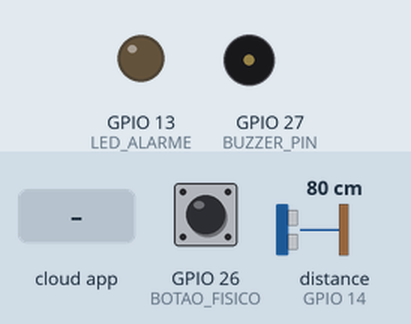
Recording of a sketch running on a simulated ESP32. Parts: output pins drawn as LEDs (lit = HIGH), buzzer (waves = sounding, pin HIGH). The inputs (shaded band) are chosen by the test bench; at power-on: distance to the obstacle (sensor on GPIO 14) 80 cm, GPIO 26 (BOTAO_FISICO) LOW. The echo pulse lasts 58.3 µs per cm; what the sketch prints to the serial monitor is not drawn.

Above: at 3.7 s.
3.8 s: the phone or cloud app sets botaoalarme to true
7.2 s: distance to the obstacle (sensor on GPIO 14) set to 16 cm
10.0 s: distance to the obstacle (sensor on GPIO 14) set to 12 cm
At 12.3 s:
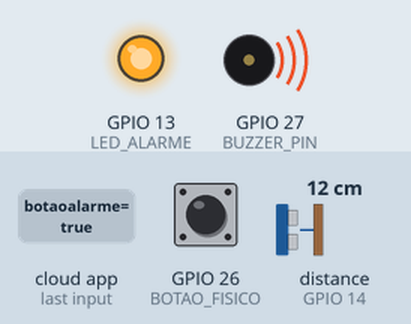
13.4 s: GPIO 26 (BOTAO_FISICO) pulled HIGH for 1.7 s
At 16.2 s:
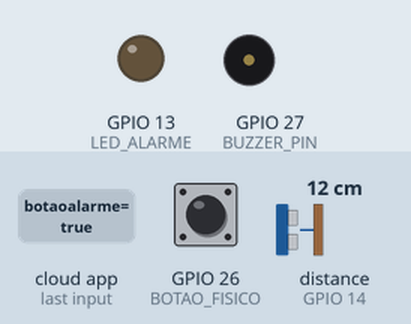
16.8 s: GPIO 26 (BOTAO_FISICO) pulled HIGH for 1.7 s
At 19.9 s:
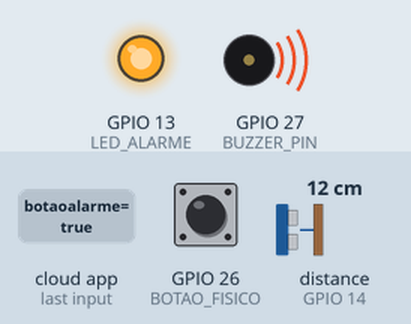
20.2 s: GPIO 26 (BOTAO_FISICO) pulled HIGH for 3.2 s
At 22.7 s:
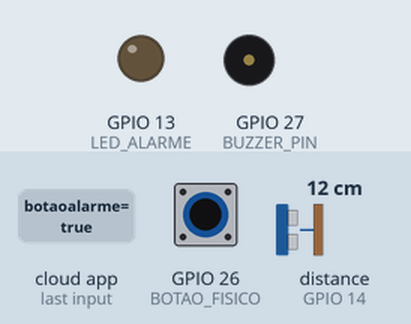
Timing chart, 0 to 24.2 s (numbered marks = the images above; inputs shaded):
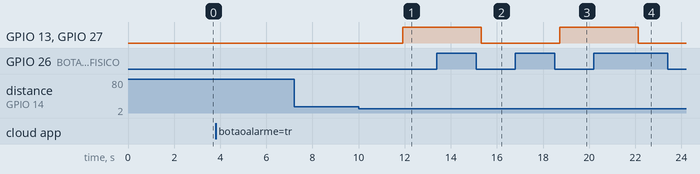

The sketch:

alarmeesp32.ino
```cpp
#include "AdafruitIO_WiFi.h"
#include "NewPing.h"

#define BUZZER_PIN 27
#define LED_ALARME 13
#define BOTAO_FISICO 26
#define TRIG_PIN 12
#define ECHO_PIN 14

//Configuação do ultrassonico
#define MAX_DISTANCE 100
NewPing sonar(TRIG_PIN, ECHO_PIN, MAX_DISTANCE);

// Configurações Wifi e Adafruit
#define IO_USERNAME "..."
#define IO_KEY "..."

#define WIFI_SSID "..."
#define WIFI_PASS "..."

AdafruitIO_WiFi io(IO_USERNAME, IO_KEY, WIFI_SSID, WIFI_PASS);

//Definição dos Feeds
AdafruitIO_Feed *botaoalarme = io.feed("botaoalarme");
AdafruitIO_Feed *distanciaultrassom = io.feed("distanciaultrassom");

// Variáveis de controle
bool alarmeAtivo = false;
unsigned int distancia = 0;
const int LIMITE_DISTANCIA = 15;

void setup() {
  pinMode(BUZZER_PIN, OUTPUT);
  pinMode(LED_ALARME, OUTPUT);
  pinMode(BOTAO_FISICO, INPUT);

  Serial.begin(115200);

  while (!Serial)
    ;

  io.connect();

  while (io.status() < AIO_CONNECTED) {
    Serial.print(".");
    delay(500);
  }

  Serial.println("");
  Serial.println("Adafruit Conectado!");

  //Vincula a função callback ao feed
  botaoalarme->onMessage(handleAlarme);

  Serial.println("Solicitando o estado inicial do alarme: ");
  botaoalarme->get();

  delay(1000);
}

void loop() {
  io.run();

  //Leitura do botão físico
  if (digitalRead(BOTAO_FISICO) == 1) {
    delay(300);  // debounce simples
    alarmeAtivo = !alarmeAtivo;

    botaoalarme->save(String(alarmeAtivo ? "true" : "false"));

    Serial.println(alarmeAtivo ? F("Alarme ARMADO pelo botao fisico.") : F("Alarme DESARMADO pelo botao fisico."));
  }

  distancia = sonar.ping_cm();
  Serial.print("Distancia lida: ");
  Serial.println(distancia);
  Serial.println(" cm");

  if (distancia != 0) {
    //só envia distancias válidas
    distanciaultrassom -> save(distancia);
  }

  //ativação ou desativação do alarme
  if (alarmeAtivo && distancia > 0 && distancia < LIMITE_DISTANCIA) {
    ativarAlerta();
  } else {
    desligarAlerta();
  }

  delay(3000);  // intervalo ideal para a Adafruit
}
```

alarme.ino
```cpp
void handleAlarme(AdafruitIO_Data *data){
  String valor = data -> toString();

  Serial.print(F("Valor recebido do feed: "));
  Serial.println(valor);

  if (valor == "true"){
    alarmeAtivo = true;
    Serial.println("Alarme ARMADO pelo dash / app!");
  }
  else{
    alarmeAtivo = false;
    Serial.println("Alarme DESARMADO pelo dash / app!");
  }
}

void ativarAlerta(){
  digitalWrite(BUZZER_PIN, HIGH);
  digitalWrite(LED_ALARME, HIGH);
}

void desligarAlerta(){
  digitalWrite(BUZZER_PIN, LOW);
  digitalWrite(LED_ALARME, LOW);
}
```

buzzer.ino
```cpp
void testeBuzzer(){
  digitalWrite(BUZZER_PIN, HIGH);
  delay(500);
  digitalWrite(BUZZER_PIN, LOW);
  delay(500);
}
```

led.ino
```cpp
void testeLed(){
  digitalWrite(LED_ALARME, HIGH);
  delay(500);
  digitalWrite(LED_ALARME, LOW);
  delay(500);
}
```

pushbutton.ino
```cpp
void testeBotao(int pinoBotao){
  Serial.print(F("Estado Botao: "));
  Serial.println(digitalRead(pinoBotao));
  delay(500);
}
```

Measured:
- the behaviour switches between 15 and 14 cm on distance to the obstacle (sensor on GPIO 14) (found by bisection; images 0 and 1)
- after the input at 3.8 s, every drawn part: stays the same
- after the input at 7.2 s, every drawn part: stays the same
- after the input at 10.0 s, GPIO 13 (LED_ALARME), GPIO 27 (BUZZER_PIN): LOW → HIGH after 1.9 s
- after the input at 13.4 s, GPIO 13 (LED_ALARME), GPIO 27 (BUZZER_PIN): HIGH → LOW after 1.9 s
- after the input at 16.8 s, GPIO 13 (LED_ALARME), GPIO 27 (BUZZER_PIN): LOW → HIGH after 1.9 s
- after the input at 20.2 s, GPIO 13 (LED_ALARME), GPIO 27 (BUZZER_PIN): HIGH → LOW after 1.9 s
